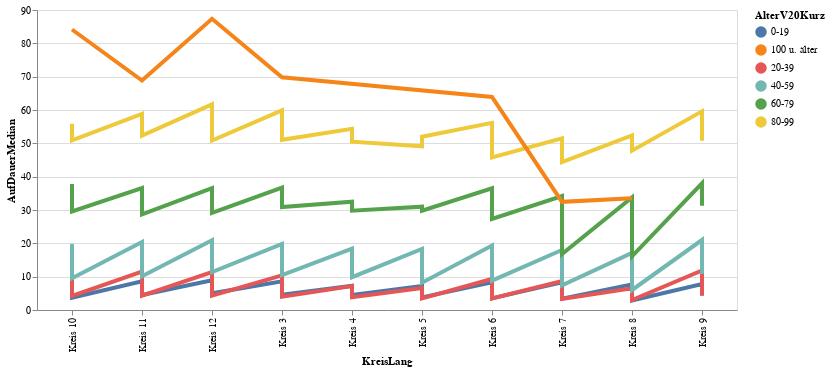

Notebook code for this chart:
### Code cell
# df_statzonen = df_statzonen[(df_statzonen.knr>0) & (df_statzonen.qname!="Hirslanden")]
#aktuellesJahr[[aktuellesJahr.KreisSort =7]])
highlight = alt.selection(type='single', on='mouseover',
                          fields=['AlterV20Kurz'], nearest=True)
#x='date:StichtagDatJahr',
base = alt.Chart(mySelection).encode(
    x='KreisLang',
    y='AufDauerMedian',
    color='AlterV20Kurz'
)

points = base.mark_circle().encode(
    opacity=alt.value(0)
).add_selection(
    highlight
).properties(
    width=700 , height=300
)
lines = base.mark_line().encode(
    size=alt.condition(~highlight, alt.value(1.5), alt.value(4))
).interactive()

points + lines

### Figure 1 — Vega-Lite specification as saved in the notebook (floating-point values rounded to 4 significant figures)
{"config": {"view": {"continuousWidth": 400, "continuousHeight": 300}}, "layer": [{"mark": "circle", "encoding": {"color": {"type": "nominal", "field": "AlterV20Kurz"}, "opacity": {"value": 0}, "x": {"type": "nominal", "field": "KreisLang"}, "y": {"type": "quantitative", "field": "AufDauerMedian"}}, "height": 300, "selection": {"selector003": {"type": "single", "on": "mouseover", "fields": ["AlterV20Kurz"], "nearest": true}}, "width": 700}, {"mark": "line", "encoding": {"color": {"type": "nominal", "field": "AlterV20Kurz"}, "size": {"condition": {"value": 1.5, "selection": {"not": "selector003"}}, "value": 4}, "x": {"type": "nominal", "field": "KreisLang"}, "y": {"type": "quantitative", "field": "AufDauerMedian"}}, "selection": {"selector004": {"type": "interval", "bind": "scales", "encodings": ["x", "y"]}}}], "data": {"name": "data-2287d66c585d6f3baedd4ded6826aab5"}, "$schema": "https://vega.github.io/schema/vega-lite/v4.8.1.json", "datasets": {"data-2287d66c585d6f3baedd4ded6826aab5": [{"StichtagDatJahr": "2020-01-01T00:00:00", "AlterV20Kurz": "0-19", "AlterV20Sort": 1, "SexCd": 1, "SexKurz": "M", "HerkunftCd": 1, "HerkunftLang": "Schweizer/in", "KreisCd": 3, "KreisLang": "Kreis 3", "AufDauerP25": 4.2, "AufDauerMedian": 8.6, "AufDauerP75": 13.2, "AufDauerMittel": 8.9}, {"StichtagDatJahr": "2020-01-01T00:00:00", "AlterV20Kurz": "0-19", "AlterV20Sort": 1, "SexCd": 1, "SexKurz": "M", "HerkunftCd": 1, "HerkunftLang": "Schweizer/in", "KreisCd": 4, "KreisLang": "Kreis 4", "AufDauerP25": 2.9, "AufDauerMedian": 7.3, "AufDauerP75": 12.6, "AufDauerMittel": 8.0}, {"StichtagDatJahr": "2020-01-01T00:00:00", "AlterV20Kurz": "0-19", "AlterV20Sort": 1, "SexCd": 1, "SexKurz": "M", "HerkunftCd": 1, "HerkunftLang": "Schweizer/in", "KreisCd": 5, "KreisLang": "Kreis 5", "AufDauerP25": 3.1, "AufDauerMedian": 7.2, "AufDauerP75": 13.0, "AufDauerMittel": 8.2}, {"StichtagDatJahr": "2020-01-01T00:00:00", "AlterV20Kurz": "0-19", "AlterV20Sort": 1, "SexCd": 1, "SexKurz": "M", "HerkunftCd": 1, "HerkunftLang": "Schweizer/in", "KreisCd": 6, "KreisLang": "Kreis 6", "AufDauerP25": 3.5, "AufDauerMedian": 8.3, "AufDauerP75": 13.1, "AufDauerMittel": 8.6}, {"StichtagDatJahr": "2020-01-01T00:00:00", "AlterV20Kurz": "0-19", "AlterV20Sort": 1, "SexCd": 1, "SexKurz": "M", "HerkunftCd": 1, "HerkunftLang": "Schweizer/in", "KreisCd": 7, "KreisLang": "Kreis 7", "AufDauerP25": 3.6, "AufDauerMedian": 8.3, "AufDauerP75": 13.3, "AufDauerMittel": 8.7}, {"StichtagDatJahr": "2020-01-01T00:00:00", "AlterV20Kurz": "0-19", "AlterV20Sort": 1, "SexCd": 1, "SexKurz": "M", "HerkunftCd": 1, "HerkunftLang": "Schweizer/in", "KreisCd": 8, "KreisLang": "Kreis 8", "AufDauerP25": 3.0, "AufDauerMedian": 7.7, "AufDauerP75": 13.2, "AufDauerMittel": 8.4}, {"StichtagDatJahr": "2020-01-01T00:00:00", "AlterV20Kurz": "0-19", "AlterV20Sort": 1, "SexCd": 1, "SexKurz": "M", "HerkunftCd": 1, "HerkunftLang": "Schweizer/in", "KreisCd": 9, "KreisLang": "Kreis 9", "AufDauerP25": 3.6, "AufDauerMedian": 7.8, "AufDauerP75": 13.2, "AufDauerMittel": 8.5}, {"StichtagDatJahr": "2020-01-01T00:00:00", "AlterV20Kurz": "0-19", "AlterV20Sort": 1, "SexCd": 1, "SexKurz": "M", "HerkunftCd": 1, "HerkunftLang": "Schweizer/in", "KreisCd": 10, "KreisLang": "Kreis 10", "AufDauerP25": 3.5, "AufDauerMedian": 7.7, "AufDauerP75": 13.0, "AufDauerMittel": 8.4}, {"StichtagDatJahr": "2020-01-01T00:00:00", "AlterV20Kurz": "0-19", "AlterV20Sort": 1, "SexCd": 1, "SexKurz": "M", "HerkunftCd": 1, "HerkunftLang": "Schweizer/in", "KreisCd": 11, "KreisLang": "Kreis 11", "AufDauerP25": 4.0, "AufDauerMedian": 8.6, "AufDauerP75": 13.4, "AufDauerMittel": 8.9}, {"StichtagDatJahr": "2020-01-01T00:00:00", "AlterV20Kurz": "0-19", "AlterV20Sort": 1, "SexCd": 1, "SexKurz": "M", "HerkunftCd": 1, "HerkunftLang": "Schweizer/in", "KreisCd": 12, "KreisLang": "Kreis 12", "AufDauerP25": 4.3, "AufDauerMedian": 8.9, "AufDauerP75": 14.3, "AufDauerMittel": 9.2}, {"StichtagDatJahr": "2020-01-01T00:00:00", "AlterV20Kurz": "0-19", "AlterV20Sort": 1, "SexCd": 1, "SexKurz": "M", "HerkunftCd": 2, "HerkunftLang": "Ausländer/in", "KreisCd": 3, "KreisLang": "Kreis 3", "AufDauerP25": 2.2, "AufDauerMedian": 4.6, "AufDauerP75": 8.6, "AufDauerMittel": 5.9}, {"StichtagDatJahr": "2020-01-01T00:00:00", "AlterV20Kurz": "0-19", "AlterV20Sort": 1, "SexCd": 1, "SexKurz": "M", "HerkunftCd": 2, "HerkunftLang": "Ausländer/in", "KreisCd": 4, "KreisLang": "Kreis 4", "AufDauerP25": 1.6, "AufDauerMedian": 4.5, "AufDauerP75": 9.0, "AufDauerMittel": 5.9}, {"StichtagDatJahr": "2020-01-01T00:00:00", "AlterV20Kurz": "0-19", "AlterV20Sort": 1, "SexCd": 1, "SexKurz": "M", "HerkunftCd": 2, "HerkunftLang": "Ausländer/in", "KreisCd": 5, "KreisLang": "Kreis 5", "AufDauerP25": 1.6, "AufDauerMedian": 3.8, "AufDauerP75": 7.4, "AufDauerMittel": 5.1}, {"StichtagDatJahr": "2020-01-01T00:00:00", "AlterV20Kurz": "0-19", "AlterV20Sort": 1, "SexCd": 1, "SexKurz": "M", "HerkunftCd": 2, "HerkunftLang": "Ausländer/in", "KreisCd": 6, "KreisLang": "Kreis 6", "AufDauerP25": 1.3, "AufDauerMedian": 3.5, "AufDauerP75": 7.0, "AufDauerMittel": 4.7}, {"StichtagDatJahr": "2020-01-01T00:00:00", "AlterV20Kurz": "0-19", "AlterV20Sort": 1, "SexCd": 1, "SexKurz": "M", "HerkunftCd": 2, "HerkunftLang": "Ausländer/in", "KreisCd": 7, "KreisLang": "Kreis 7", "AufDauerP25": 1.5, "AufDauerMedian": 3.4, "AufDauerP75": 6.7, "AufDauerMittel": 4.6}, {"StichtagDatJahr": "2020-01-01T00:00:00", "AlterV20Kurz": "0-19", "AlterV20Sort": 1, "SexCd": 1, "SexKurz": "M", "HerkunftCd": 2, "HerkunftLang": "Ausländer/in", "KreisCd": 8, "KreisLang": "Kreis 8", "AufDauerP25": 1.3, "AufDauerMedian": 2.85, "AufDauerP75": 6.1, "AufDauerMittel": 4.3}, {"StichtagDatJahr": "2020-01-01T00:00:00", "AlterV20Kurz": "0-19", "AlterV20Sort": 1, "SexCd": 1, "SexKurz": "M", "HerkunftCd": 2, "HerkunftLang": "Ausländer/in", "KreisCd": 9, "KreisLang": "Kreis 9", "AufDauerP25": 1.8, "AufDauerMedian": 4.4, "AufDauerP75": 8.8, "AufDauerMittel": 5.8}, {"StichtagDatJahr": "2020-01-01T00:00:00", "AlterV20Kurz": "0-19", "AlterV20Sort": 1, "SexCd": 1, "SexKurz": "M", "HerkunftCd": 2, "HerkunftLang": "Ausländer/in", "KreisCd": 10, "KreisLang": "Kreis 10", "AufDauerP25": 1.5, "AufDauerMedian": 3.7, "AufDauerP75": 7.4, "AufDauerMittel": 5.0}, {"StichtagDatJahr": "2020-01-01T00:00:00", "AlterV20Kurz": "0-19", "AlterV20Sort": 1, "SexCd": 1, "SexKurz": "M", "HerkunftCd": 2, "HerkunftLang": "Ausländer/in", "KreisCd": 11, "KreisLang": "Kreis 11", "AufDauerP25": 2.0, "AufDauerMedian": 4.5, "AufDauerP75": 8.4, "AufDauerMittel": 5.7}, {"StichtagDatJahr": "2020-01-01T00:00:00", "AlterV20Kurz": "0-19", "AlterV20Sort": 1, "SexCd": 1, "SexKurz": "M", "HerkunftCd": 2, "HerkunftLang": "Ausländer/in", "KreisCd": 12, "KreisLang": "Kreis 12", "AufDauerP25": 2.2, "AufDauerMedian": 5.0, "AufDauerP75": 8.8, "AufDauerMittel": 6.1}, {"StichtagDatJahr": "2020-01-01T00:00:00", "AlterV20Kurz": "20-39", "AlterV20Sort": 2, "SexCd": 1, "SexKurz": "M", "HerkunftCd": 1, "HerkunftLang": "Schweizer/in", "KreisCd": 3, "KreisLang": "Kreis 3", "AufDauerP25": 3.5, "AufDauerMedian": 10.4, "AufDauerP75": 23.05, "AufDauerMittel": 13.7}, {"StichtagDatJahr": "2020-01-01T00:00:00", "AlterV20Kurz": "20-39", "AlterV20Sort": 2, "SexCd": 1, "SexKurz": "M", "HerkunftCd": 1, "HerkunftLang": "Schweizer/in", "KreisCd": 4, "KreisLang": "Kreis 4", "AufDauerP25": 2.8, "AufDauerMedian": 7.2, "AufDauerP75": 20.4, "AufDauerMittel": 11.5}, {"StichtagDatJahr": "2020-01-01T00:00:00", "AlterV20Kurz": "20-39", "AlterV20Sort": 2, "SexCd": 1, "SexKurz": "M", "HerkunftCd": 1, "HerkunftLang": "Schweizer/in", "KreisCd": 5, "KreisLang": "Kreis 5", "AufDauerP25": 2.4, "AufDauerMedian": 6.6, "AufDauerP75": 16.2, "AufDauerMittel": 10.6}, {"StichtagDatJahr": "2020-01-01T00:00:00", "AlterV20Kurz": "20-39", "AlterV20Sort": 2, "SexCd": 1, "SexKurz": "M", "HerkunftCd": 1, "HerkunftLang": "Schweizer/in", "KreisCd": 6, "KreisLang": "Kreis 6", "AufDauerP25": 3.0, "AufDauerMedian": 9.3, "AufDauerP75": 22.8, "AufDauerMittel": 13.0}, {"StichtagDatJahr": "2020-01-01T00:00:00", "AlterV20Kurz": "20-39", "AlterV20Sort": 2, "SexCd": 1, "SexKurz": "M", "HerkunftCd": 1, "HerkunftLang": "Schweizer/in", "KreisCd": 7, "KreisLang": "Kreis 7", "AufDauerP25": 2.9, "AufDauerMedian": 8.7, "AufDauerP75": 22.4, "AufDauerMittel": 12.8}, {"StichtagDatJahr": "2020-01-01T00:00:00", "AlterV20Kurz": "20-39", "AlterV20Sort": 2, "SexCd": 1, "SexKurz": "M", "HerkunftCd": 1, "HerkunftLang": "Schweizer/in", "KreisCd": 8, "KreisLang": "Kreis 8", "AufDauerP25": 2.3, "AufDauerMedian": 6.5, "AufDauerP75": 19.05, "AufDauerMittel": 10.8}, {"StichtagDatJahr": "2020-01-01T00:00:00", "AlterV20Kurz": "20-39", "AlterV20Sort": 2, "SexCd": 1, "SexKurz": "M", "HerkunftCd": 1, "HerkunftLang": "Schweizer/in", "KreisCd": 9, "KreisLang": "Kreis 9", "AufDauerP25": 3.9, "AufDauerMedian": 11.85, "AufDauerP75": 25.1, "AufDauerMittel": 14.9}, {"StichtagDatJahr": "2020-01-01T00:00:00", "AlterV20Kurz": "20-39", "AlterV20Sort": 2, "SexCd": 1, "SexKurz": "M", "HerkunftCd": 1, "HerkunftLang": "Schweizer/in", "KreisCd": 10, "KreisLang": "Kreis 10", "AufDauerP25": 3.6, "AufDauerMedian": 9.8, "AufDauerP75": 23.4, "AufDauerMittel": 13.7}, {"StichtagDatJahr": "2020-01-01T00:00:00", "AlterV20Kurz": "20-39", "AlterV20Sort": 2, "SexCd": 1, "SexKurz": "M", "HerkunftCd": 1, "HerkunftLang": "Schweizer/in", "KreisCd": 11, "KreisLang": "Kreis 11", "AufDauerP25": 3.5, "AufDauerMedian": 11.5, "AufDauerP75": 24.0, "AufDauerMittel": 14.3}, {"StichtagDatJahr": "2020-01-01T00:00:00", "AlterV20Kurz": "20-39", "AlterV20Sort": 2, "SexCd": 1, "SexKurz": "M", "HerkunftCd": 1, "HerkunftLang": "Schweizer/in", "KreisCd": 12, "KreisLang": "Kreis 12", "AufDauerP25": 3.4, "AufDauerMedian": 11.4, "AufDauerP75": 23.6, "AufDauerMittel": 14.2}, {"StichtagDatJahr": "2020-01-01T00:00:00", "AlterV20Kurz": "20-39", "AlterV20Sort": 2, "SexCd": 1, "SexKurz": "M", "HerkunftCd": 2, "HerkunftLang": "Ausländer/in", "KreisCd": 3, "KreisLang": "Kreis 3", "AufDauerP25": 1.8, "AufDauerMedian": 4.0, "AufDauerP75": 7.55, "AufDauerMittel": 5.8}, {"StichtagDatJahr": "2020-01-01T00:00:00", "AlterV20Kurz": "20-39", "AlterV20Sort": 2, "SexCd": 1, "SexKurz": "M", "HerkunftCd": 2, "HerkunftLang": "Ausländer/in", "KreisCd": 4, "KreisLang": "Kreis 4", "AufDauerP25": 1.5, "AufDauerMedian": 3.8, "AufDauerP75": 7.3, "AufDauerMittel": 5.6}, {"StichtagDatJahr": "2020-01-01T00:00:00", "AlterV20Kurz": "20-39", "AlterV20Sort": 2, "SexCd": 1, "SexKurz": "M", "HerkunftCd": 2, "HerkunftLang": "Ausländer/in", "KreisCd": 5, "KreisLang": "Kreis 5", "AufDauerP25": 1.5, "AufDauerMedian": 3.5, "AufDauerP75": 6.4, "AufDauerMittel": 5.0}, {"StichtagDatJahr": "2020-01-01T00:00:00", "AlterV20Kurz": "20-39", "AlterV20Sort": 2, "SexCd": 1, "SexKurz": "M", "HerkunftCd": 2, "HerkunftLang": "Ausländer/in", "KreisCd": 6, "KreisLang": "Kreis 6", "AufDauerP25": 1.5, "AufDauerMedian": 3.5, "AufDauerP75": 7.0, "AufDauerMittel": 5.0}, {"StichtagDatJahr": "2020-01-01T00:00:00", "AlterV20Kurz": "20-39", "AlterV20Sort": 2, "SexCd": 1, "SexKurz": "M", "HerkunftCd": 2, "HerkunftLang": "Ausländer/in", "KreisCd": 7, "KreisLang": "Kreis 7", "AufDauerP25": 1.4, "AufDauerMedian": 3.3, "AufDauerP75": 6.3, "AufDauerMittel": 4.4}, {"StichtagDatJahr": "2020-01-01T00:00:00", "AlterV20Kurz": "20-39", "AlterV20Sort": 2, "SexCd": 1, "SexKurz": "M", "HerkunftCd": 2, "HerkunftLang": "Ausländer/in", "KreisCd": 8, "KreisLang": "Kreis 8", "AufDauerP25": 1.3, "AufDauerMedian": 3.0, "AufDauerP75": 5.6, "AufDauerMittel": 4.1}, {"StichtagDatJahr": "2020-01-01T00:00:00", "AlterV20Kurz": "20-39", "AlterV20Sort": 2, "SexCd": 1, "SexKurz": "M", "HerkunftCd": 2, "HerkunftLang": "Ausländer/in", "KreisCd": 9, "KreisLang": "Kreis 9", "AufDauerP25": 2.0, "AufDauerMedian": 4.3, "AufDauerP75": 8.2, "AufDauerMittel": 6.3}, {"StichtagDatJahr": "2020-01-01T00:00:00", "AlterV20Kurz": "20-39", "AlterV20Sort": 2, "SexCd": 1, "SexKurz": "M", "HerkunftCd": 2, "HerkunftLang": "Ausländer/in", "KreisCd": 10, "KreisLang": "Kreis 10", "AufDauerP25": 1.9, "AufDauerMedian": 4.2, "AufDauerP75": 7.5, "AufDauerMittel": 5.6}, {"StichtagDatJahr": "2020-01-01T00:00:00", "AlterV20Kurz": "20-39", "AlterV20Sort": 2, "SexCd": 1, "SexKurz": "M", "HerkunftCd": 2, "HerkunftLang": "Ausländer/in", "KreisCd": 11, "KreisLang": "Kreis 11", "AufDauerP25": 1.8, "AufDauerMedian": 4.3, "AufDauerP75": 8.2, "AufDauerMittel": 6.3}, {"StichtagDatJahr": "2020-01-01T00:00:00", "AlterV20Kurz": "20-39", "AlterV20Sort": 2, "SexCd": 1, "SexKurz": "M", "HerkunftCd": 2, "HerkunftLang": "Ausländer/in", "KreisCd": 12, "KreisLang": "Kreis 12", "AufDauerP25": 1.8, "AufDauerMedian": 4.3, "AufDauerP75": 8.5, "AufDauerMittel": 6.5}, {"StichtagDatJahr": "2020-01-01T00:00:00", "AlterV20Kurz": "40-59", "AlterV20Sort": 3, "SexCd": 1, "SexKurz": "M", "HerkunftCd": 1, "HerkunftLang": "Schweizer/in", "KreisCd": 3, "KreisLang": "Kreis 3", "AufDauerP25": 12.3, "AufDauerMedian": 19.8, "AufDauerP75": 28.4, "AufDauerMittel": 21.6}, {"StichtagDatJahr": "2020-01-01T00:00:00", "AlterV20Kurz": "40-59", "AlterV20Sort": 3, "SexCd": 1, "SexKurz": "M", "HerkunftCd": 1, "HerkunftLang": "Schweizer/in", "KreisCd": 4, "KreisLang": "Kreis 4", "AufDauerP25": 10.8, "AufDauerMedian": 18.4, "AufDauerP75": 27.0, "AufDauerMittel": 20.0}, {"StichtagDatJahr": "2020-01-01T00:00:00", "AlterV20Kurz": "40-59", "AlterV20Sort": 3, "SexCd": 1, "SexKurz": "M", "HerkunftCd": 1, "HerkunftLang": "Schweizer/in", "KreisCd": 5, "KreisLang": "Kreis 5", "AufDauerP25": 10.7, "AufDauerMedian": 18.3, "AufDauerP75": 26.9, "AufDauerMittel": 19.9}, {"StichtagDatJahr": "2020-01-01T00:00:00", "AlterV20Kurz": "40-59", "AlterV20Sort": 3, "SexCd": 1, "SexKurz": "M", "HerkunftCd": 1, "HerkunftLang": "Schweizer/in", "KreisCd": 6, "KreisLang": "Kreis 6", "AufDauerP25": 11.4, "AufDauerMedian": 19.35, "AufDauerP75": 29.1, "AufDauerMittel": 21.7}, {"StichtagDatJahr": "2020-01-01T00:00:00", "AlterV20Kurz": "40-59", "AlterV20Sort": 3, "SexCd": 1, "SexKurz": "M", "HerkunftCd": 1, "HerkunftLang": "Schweizer/in", "KreisCd": 7, "KreisLang": "Kreis 7", "AufDauerP25": 10.3, "AufDauerMedian": 18.0, "AufDauerP75": 27.2, "AufDauerMittel": 20.3}, {"StichtagDatJahr": "2020-01-01T00:00:00", "AlterV20Kurz": "40-59", "AlterV20Sort": 3, "SexCd": 1, "SexKurz": "M", "HerkunftCd": 1, "HerkunftLang": "Schweizer/in", "KreisCd": 8, "KreisLang": "Kreis 8", "AufDauerP25": 9.5, "AufDauerMedian": 17.1, "AufDauerP75": 25.5, "AufDauerMittel": 19.0}, {"StichtagDatJahr": "2020-01-01T00:00:00", "AlterV20Kurz": "40-59", "AlterV20Sort": 3, "SexCd": 1, "SexKurz": "M", "HerkunftCd": 1, "HerkunftLang": "Schweizer/in", "KreisCd": 9, "KreisLang": "Kreis 9", "AufDauerP25": 12.1, "AufDauerMedian": 21.0, "AufDauerP75": 31.2, "AufDauerMittel": 23.2}, {"StichtagDatJahr": "2020-01-01T00:00:00", "AlterV20Kurz": "40-59", "AlterV20Sort": 3, "SexCd": 1, "SexKurz": "M", "HerkunftCd": 1, "HerkunftLang": "Schweizer/in", "KreisCd": 10, "KreisLang": "Kreis 10", "AufDauerP25": 12.1, "AufDauerMedian": 19.8, "AufDauerP75": 29.2, "AufDauerMittel": 22.0}, {"StichtagDatJahr": "2020-01-01T00:00:00", "AlterV20Kurz": "40-59", "AlterV20Sort": 3, "SexCd": 1, "SexKurz": "M", "HerkunftCd": 1, "HerkunftLang": "Schweizer/in", "KreisCd": 11, "KreisLang": "Kreis 11", "AufDauerP25": 12.1, "AufDauerMedian": 20.4, "AufDauerP75": 29.8, "AufDauerMittel": 22.4}, {"StichtagDatJahr": "2020-01-01T00:00:00", "AlterV20Kurz": "40-59", "AlterV20Sort": 3, "SexCd": 1, "SexKurz": "M", "HerkunftCd": 1, "HerkunftLang": "Schweizer/in", "KreisCd": 12, "KreisLang": "Kreis 12", "AufDauerP25": 13.0, "AufDauerMedian": 20.9, "AufDauerP75": 29.5, "AufDauerMittel": 22.5}, {"StichtagDatJahr": "2020-01-01T00:00:00", "AlterV20Kurz": "40-59", "AlterV20Sort": 3, "SexCd": 1, "SexKurz": "M", "HerkunftCd": 2, "HerkunftLang": "Ausländer/in", "KreisCd": 3, "KreisLang": "Kreis 3", "AufDauerP25": 5.0, "AufDauerMedian": 10.5, "AufDauerP75": 17.8, "AufDauerMittel": 12.6}, {"StichtagDatJahr": "2020-01-01T00:00:00", "AlterV20Kurz": "40-59", "AlterV20Sort": 3, "SexCd": 1, "SexKurz": "M", "HerkunftCd": 2, "HerkunftLang": "Ausländer/in", "KreisCd": 4, "KreisLang": "Kreis 4", "AufDauerP25": 4.2, "AufDauerMedian": 9.85, "AufDauerP75": 17.45, "AufDauerMittel": 12.4}, {"StichtagDatJahr": "2020-01-01T00:00:00", "AlterV20Kurz": "40-59", "AlterV20Sort": 3, "SexCd": 1, "SexKurz": "M", "HerkunftCd": 2, "HerkunftLang": "Ausländer/in", "KreisCd": 5, "KreisLang": "Kreis 5", "AufDauerP25": 3.6, "AufDauerMedian": 8.2, "AufDauerP75": 14.3, "AufDauerMittel": 10.5}, {"StichtagDatJahr": "2020-01-01T00:00:00", "AlterV20Kurz": "40-59", "AlterV20Sort": 3, "SexCd": 1, "SexKurz": "M", "HerkunftCd": 2, "HerkunftLang": "Ausländer/in", "KreisCd": 6, "KreisLang": "Kreis 6", "AufDauerP25": 3.8, "AufDauerMedian": 8.8, "AufDauerP75": 14.25, "AufDauerMittel": 10.3}, {"StichtagDatJahr": "2020-01-01T00:00:00", "AlterV20Kurz": "40-59", "AlterV20Sort": 3, "SexCd": 1, "SexKurz": "M", "HerkunftCd": 2, "HerkunftLang": "Ausländer/in", "KreisCd": 7, "KreisLang": "Kreis 7", "AufDauerP25": 3.1, "AufDauerMedian": 7.4, "AufDauerP75": 12.6, "AufDauerMittel": 9.0}, {"StichtagDatJahr": "2020-01-01T00:00:00", "AlterV20Kurz": "40-59", "AlterV20Sort": 3, "SexCd": 1, "SexKurz": "M", "HerkunftCd": 2, "HerkunftLang": "Ausländer/in", "KreisCd": 8, "KreisLang": "Kreis 8", "AufDauerP25": 2.6, "AufDauerMedian": 6.0, "AufDauerP75": 11.2, "AufDauerMittel": 8.0}, {"StichtagDatJahr": "2020-01-01T00:00:00", "AlterV20Kurz": "40-59", "AlterV20Sort": 3, "SexCd": 1, "SexKurz": "M", "HerkunftCd": 2, "HerkunftLang": "Ausländer/in", "KreisCd": 9, "KreisLang": "Kreis 9", "AufDauerP25": 5.2, "AufDauerMedian": 10.8, "AufDauerP75": 18.9, "AufDauerMittel": 13.5}, {"StichtagDatJahr": "2020-01-01T00:00:00", "AlterV20Kurz": "40-59", "AlterV20Sort": 3, "SexCd": 1, "SexKurz": "M", "HerkunftCd": 2, "HerkunftLang": "Ausländer/in", "KreisCd": 10, "KreisLang": "Kreis 10", "AufDauerP25": 4.85, "AufDauerMedian": 9.5, "AufDauerP75": 15.2, "AufDauerMittel": 11.5}, {"StichtagDatJahr": "2020-01-01T00:00:00", "AlterV20Kurz": "40-59", "AlterV20Sort": 3, "SexCd": 1, "SexKurz": "M", "HerkunftCd": 2, "HerkunftLang": "Ausländer/in", "KreisCd": 11, "KreisLang": "Kreis 11", "AufDauerP25": 4.8, "AufDauerMedian": 10.1, "AufDauerP75": 17.7, "AufDauerMittel": 12.4}, {"StichtagDatJahr": "2020-01-01T00:00:00", "AlterV20Kurz": "40-59", "AlterV20Sort": 3, "SexCd": 1, "SexKurz": "M", "HerkunftCd": 2, "HerkunftLang": "Ausländer/in", "KreisCd": 12, "KreisLang": "Kreis 12", "AufDauerP25": 5.6, "AufDauerMedian": 11.4, "AufDauerP75": 20.0, "AufDauerMittel": 13.7}, {"StichtagDatJahr": "2020-01-01T00:00:00", "AlterV20Kurz": "60-79", "AlterV20Sort": 4, "SexCd": 1, "SexKurz": "M", "HerkunftCd": 1, "HerkunftLang": "Schweizer/in", "KreisCd": 3, "KreisLang": "Kreis 3", "AufDauerP25": 24.3, "AufDauerMedian": 36.7, "AufDauerP75": 46.7, "AufDauerMittel": 36.5}, {"StichtagDatJahr": "2020-01-01T00:00:00", "AlterV20Kurz": "60-79", "AlterV20Sort": 4, "SexCd": 1, "SexKurz": "M", "HerkunftCd": 1, "HerkunftLang": "Schweizer/in", "KreisCd": 4, "KreisLang": "Kreis 4", "AufDauerP25": 19.4, "AufDauerMedian": 32.5, "AufDauerP75": 42.2, "AufDauerMittel": 31.9}, {"StichtagDatJahr": "2020-01-01T00:00:00", "AlterV20Kurz": "60-79", "AlterV20Sort": 4, "SexCd": 1, "SexKurz": "M", "HerkunftCd": 1, "HerkunftLang": "Schweizer/in", "KreisCd": 5, "KreisLang": "Kreis 5", "AufDauerP25": 18.2, "AufDauerMedian": 31.0, "AufDauerP75": 42.2, "AufDauerMittel": 31.0}, {"StichtagDatJahr": "2020-01-01T00:00:00", "AlterV20Kurz": "60-79", "AlterV20Sort": 4, "SexCd": 1, "SexKurz": "M", "HerkunftCd": 1, "HerkunftLang": "Schweizer/in", "KreisCd": 6, "KreisLang": "Kreis 6", "AufDauerP25": 24.7, "AufDauerMedian": 36.5, "AufDauerP75": 47.6, "AufDauerMittel": 36.8}, {"StichtagDatJahr": "2020-01-01T00:00:00", "AlterV20Kurz": "60-79", "AlterV20Sort": 4, "SexCd": 1, "SexKurz": "M", "HerkunftCd": 1, "HerkunftLang": "Schweizer/in", "KreisCd": 7, "KreisLang": "Kreis 7", "AufDauerP25": 19.9, "AufDauerMedian": 34.2, "AufDauerP75": 44.8, "AufDauerMittel": 33.9}, {"StichtagDatJahr": "2020-01-01T00:00:00", "AlterV20Kurz": "60-79", "AlterV20Sort": 4, "SexCd": 1, "SexKurz": "M", "HerkunftCd": 1, "HerkunftLang": "Schweizer/in", "KreisCd": 8, "KreisLang": "Kreis 8", "AufDauerP25": 18.7, "AufDauerMedian": 33.8, "AufDauerP75": 43.2, "AufDauerMittel": 32.4}, {"StichtagDatJahr": "2020-01-01T00:00:00", "AlterV20Kurz": "60-79", "AlterV20Sort": 4, "SexCd": 1, "SexKurz": "M", "HerkunftCd": 1, "HerkunftLang": "Schweizer/in", "KreisCd": 9, "KreisLang": "Kreis 9", "AufDauerP25": 25.1, "AufDauerMedian": 38.0, "AufDauerP75": 51.4, "AufDauerMittel": 38.5}, {"StichtagDatJahr": "2020-01-01T00:00:00", "AlterV20Kurz": "60-79", "AlterV20Sort": 4, "SexCd": 1, "SexKurz": "M", "HerkunftCd": 1, "HerkunftLang": "Schweizer/in", "KreisCd": 10, "KreisLang": "Kreis 10", "AufDauerP25": 24.8, "AufDauerMedian": 37.8, "AufDauerP75": 49.4, "AufDauerMittel": 38.0}, {"StichtagDatJahr": "2020-01-01T00:00:00", "AlterV20Kurz": "60-79", "AlterV20Sort": 4, "SexCd": 1, "SexKurz": "M", "HerkunftCd": 1, "HerkunftLang": "Schweizer/in", "KreisCd": 11, "KreisLang": "Kreis 11", "AufDauerP25": 22.8, "AufDauerMedian": 36.6, "AufDauerP75": 48.5, "AufDauerMittel": 36.6}, {"StichtagDatJahr": "2020-01-01T00:00:00", "AlterV20Kurz": "60-79", "AlterV20Sort": 4, "SexCd": 1, "SexKurz": "M", "HerkunftCd": 1, "HerkunftLang": "Schweizer/in", "KreisCd": 12, "KreisLang": "Kreis 12", "AufDauerP25": 22.45, "AufDauerMedian": 36.55, "AufDauerP75": 49.25, "AufDauerMittel": 37.1}, {"StichtagDatJahr": "2020-01-01T00:00:00", "AlterV20Kurz": "60-79", "AlterV20Sort": 4, "SexCd": 1, "SexKurz": "M", "HerkunftCd": 2, "HerkunftLang": "Ausländer/in", "KreisCd": 3, "KreisLang": "Kreis 3", "AufDauerP25": 15.6, "AufDauerMedian": 30.9, "AufDauerP75": 40.8, "AufDauerMittel": 29.0}, {"StichtagDatJahr": "2020-01-01T00:00:00", "AlterV20Kurz": "60-79", "AlterV20Sort": 4, "SexCd": 1, "SexKurz": "M", "HerkunftCd": 2, "HerkunftLang": "Ausländer/in", "KreisCd": 4, "KreisLang": "Kreis 4", "AufDauerP25": 17.15, "AufDauerMedian": 29.8, "AufDauerP75": 39.85, "AufDauerMittel": 28.7}, {"StichtagDatJahr": "2020-01-01T00:00:00", "AlterV20Kurz": "60-79", "AlterV20Sort": 4, "SexCd": 1, "SexKurz": "M", "HerkunftCd": 2, "HerkunftLang": "Ausländer/in", "KreisCd": 5, "KreisLang": "Kreis 5", "AufDauerP25": 12.2, "AufDauerMedian": 29.8, "AufDauerP75": 39.8, "AufDauerMittel": 27.7}, {"StichtagDatJahr": "2020-01-01T00:00:00", "AlterV20Kurz": "60-79", "AlterV20Sort": 4, "SexCd": 1, "SexKurz": "M", "HerkunftCd": 2, "HerkunftLang": "Ausländer/in", "KreisCd": 6, "KreisLang": "Kreis 6", "AufDauerP25": 11.0, "AufDauerMedian": 27.3, "AufDauerP75": 40.6, "AufDauerMittel": 26.5}, {"StichtagDatJahr": "2020-01-01T00:00:00", "AlterV20Kurz": "60-79", "AlterV20Sort": 4, "SexCd": 1, "SexKurz": "M", "HerkunftCd": 2, "HerkunftLang": "Ausländer/in", "KreisCd": 7, "KreisLang": "Kreis 7", "AufDauerP25": 7.0, "AufDauerMedian": 16.75, "AufDauerP75": 33.9, "AufDauerMittel": 21.0}, {"StichtagDatJahr": "2020-01-01T00:00:00", "AlterV20Kurz": "60-79", "AlterV20Sort": 4, "SexCd": 1, "SexKurz": "M", "HerkunftCd": 2, "HerkunftLang": "Ausländer/in", "KreisCd": 8, "KreisLang": "Kreis 8", "AufDauerP25": 7.0, "AufDauerMedian": 16.1, "AufDauerP75": 36.8, "AufDauerMittel": 22.0}, {"StichtagDatJahr": "2020-01-01T00:00:00", "AlterV20Kurz": "60-79", "AlterV20Sort": 4, "SexCd": 1, "SexKurz": "M", "HerkunftCd": 2, "HerkunftLang": "Ausländer/in", "KreisCd": 9, "KreisLang": "Kreis 9", "AufDauerP25": 16.1, "AufDauerMedian": 31.25, "AufDauerP75": 43.05, "AufDauerMittel": 30.1}, {"StichtagDatJahr": "2020-01-01T00:00:00", "AlterV20Kurz": "60-79", "AlterV20Sort": 4, "SexCd": 1, "SexKurz": "M", "HerkunftCd": 2, "HerkunftLang": "Ausländer/in", "KreisCd": 10, "KreisLang": "Kreis 10", "AufDauerP25": 14.55, "AufDauerMedian": 29.55, "AufDauerP75": 42.6, "AufDauerMittel": 28.9}, {"StichtagDatJahr": "2020-01-01T00:00:00", "AlterV20Kurz": "60-79", "AlterV20Sort": 4, "SexCd": 1, "SexKurz": "M", "HerkunftCd": 2, "HerkunftLang": "Ausländer/in", "KreisCd": 11, "KreisLang": "Kreis 11", "AufDauerP25": 13.0, "AufDauerMedian": 28.7, "AufDauerP75": 39.8, "AufDauerMittel": 27.3}, {"StichtagDatJahr": "2020-01-01T00:00:00", "AlterV20Kurz": "60-79", "AlterV20Sort": 4, "SexCd": 1, "SexKurz": "M", "HerkunftCd": 2, "HerkunftLang": "Ausländer/in", "KreisCd": 12, "KreisLang": "Kreis 12", "AufDauerP25": 13.9, "AufDauerMedian": 29.1, "AufDauerP75": 40.8, "AufDauerMittel": 28.1}, {"StichtagDatJahr": "2020-01-01T00:00:00", "AlterV20Kurz": "80-99", "AlterV20Sort": 5, "SexCd": 1, "SexKurz": "M", "HerkunftCd": 1, "HerkunftLang": "Schweizer/in", "KreisCd": 3, "KreisLang": "Kreis 3", "AufDauerP25": 46.8, "AufDauerMedian": 59.9, "AufDauerP75": 68.5, "AufDauerMittel": 56.4}, {"StichtagDatJahr": "2020-01-01T00:00:00", "AlterV20Kurz": "80-99", "AlterV20Sort": 5, "SexCd": 1, "SexKurz": "M", "HerkunftCd": 1, "HerkunftLang": "Schweizer/in", "KreisCd": 4, "KreisLang": "Kreis 4", "AufDauerP25": 34.2, "AufDauerMedian": 54.35, "AufDauerP75": 65.0, "AufDauerMittel": 49.9}, {"StichtagDatJahr": "2020-01-01T00:00:00", "AlterV20Kurz": "80-99", "AlterV20Sort": 5, "SexCd": 1, "SexKurz": "M", "HerkunftCd": 1, "HerkunftLang": "Schweizer/in", "KreisCd": 5, "KreisLang": "Kreis 5", "AufDauerP25": 29.6, "AufDauerMedian": 49.1, "AufDauerP75": 62.4, "AufDauerMittel": 46.6}, {"StichtagDatJahr": "2020-01-01T00:00:00", "AlterV20Kurz": "80-99", "AlterV20Sort": 5, "SexCd": 1, "SexKurz": "M", "HerkunftCd": 1, "HerkunftLang": "Schweizer/in", "KreisCd": 6, "KreisLang": "Kreis 6", "AufDauerP25": 38.2, "AufDauerMedian": 56.15, "AufDauerP75": 64.55, "AufDauerMittel": 52.3}, {"StichtagDatJahr": "2020-01-01T00:00:00", "AlterV20Kurz": "80-99", "AlterV20Sort": 5, "SexCd": 1, "SexKurz": "M", "HerkunftCd": 1, "HerkunftLang": "Schweizer/in", "KreisCd": 7, "KreisLang": "Kreis 7", "AufDauerP25": 34.7, "AufDauerMedian": 51.5, "AufDauerP75": 61.1, "AufDauerMittel": 47.5}, {"StichtagDatJahr": "2020-01-01T00:00:00", "AlterV20Kurz": "80-99", "AlterV20Sort": 5, "SexCd": 1, "SexKurz": "M", "HerkunftCd": 1, "HerkunftLang": "Schweizer/in", "KreisCd": 8, "KreisLang": "Kreis 8", "AufDauerP25": 26.55, "AufDauerMedian": 52.4, "AufDauerP75": 63.1, "AufDauerMittel": 47.0}, {"StichtagDatJahr": "2020-01-01T00:00:00", "AlterV20Kurz": "80-99", "AlterV20Sort": 5, "SexCd": 1, "SexKurz": "M", "HerkunftCd": 1, "HerkunftLang": "Schweizer/in", "KreisCd": 9, "KreisLang": "Kreis 9", "AufDauerP25": 46.8, "AufDauerMedian": 59.6, "AufDauerP75": 68.8, "AufDauerMittel": 56.7}, {"StichtagDatJahr": "2020-01-01T00:00:00", "AlterV20Kurz": "80-99", "AlterV20Sort": 5, "SexCd": 1, "SexKurz": "M", "HerkunftCd": 1, "HerkunftLang": "Schweizer/in", "KreisCd": 10, "KreisLang": "Kreis 10", "AufDauerP25": 36.2, "AufDauerMedian": 55.9, "AufDauerP75": 64.9, "AufDauerMittel": 51.6}, {"StichtagDatJahr": "2020-01-01T00:00:00", "AlterV20Kurz": "80-99", "AlterV20Sort": 5, "SexCd": 1, "SexKurz": "M", "HerkunftCd": 1, "HerkunftLang": "Schweizer/in", "KreisCd": 11, "KreisLang": "Kreis 11", "AufDauerP25": 44.7, "AufDauerMedian": 58.8, "AufDauerP75": 67.1, "AufDauerMittel": 55.2}, {"StichtagDatJahr": "2020-01-01T00:00:00", "AlterV20Kurz": "80-99", "AlterV20Sort": 5, "SexCd": 1, "SexKurz": "M", "HerkunftCd": 1, "HerkunftLang": "Schweizer/in", "KreisCd": 12, "KreisLang": "Kreis 12", "AufDauerP25": 49.5, "AufDauerMedian": 61.7, "AufDauerP75": 69.5, "AufDauerMittel": 58.1}, {"StichtagDatJahr": "2020-01-01T00:00:00", "AlterV20Kurz": "80-99", "AlterV20Sort": 5, "SexCd": 1, "SexKurz": "M", "HerkunftCd": 2, "HerkunftLang": "Ausländer/in", "KreisCd": 3, "KreisLang": "Kreis 3", "AufDauerP25": 38.65, "AufDauerMedian": 51.05, "AufDauerP75": 56.7, "AufDauerMittel": 45.1}, {"StichtagDatJahr": "2020-01-01T00:00:00", "AlterV20Kurz": "80-99", "AlterV20Sort": 5, "SexCd": 1, "SexKurz": "M", "HerkunftCd": 2, "HerkunftLang": "Ausländer/in", "KreisCd": 4, "KreisLang": "Kreis 4", "AufDauerP25": 40.2, "AufDauerMedian": 50.5, "AufDauerP75": 55.8, "AufDauerMittel": 46.8}, {"StichtagDatJahr": "2020-01-01T00:00:00", "AlterV20Kurz": "80-99", "AlterV20Sort": 5, "SexCd": 1, "SexKurz": "M", "HerkunftCd": 2, "HerkunftLang": "Ausländer/in", "KreisCd": 5, "KreisLang": "Kreis 5", "AufDauerP25": 48.3, "AufDauerMedian": 52.0, "AufDauerP75": 55.6, "AufDauerMittel": 47.9}, {"StichtagDatJahr": "2020-01-01T00:00:00", "AlterV20Kurz": "80-99", "AlterV20Sort": 5, "SexCd": 1, "SexKurz": "M", "HerkunftCd": 2, "HerkunftLang": "Ausländer/in", "KreisCd": 6, "KreisLang": "Kreis 6", "AufDauerP25": 35.1, "AufDauerMedian": 45.75, "AufDauerP75": 56.0, "AufDauerMittel": 43.0}, {"StichtagDatJahr": "2020-01-01T00:00:00", "AlterV20Kurz": "80-99", "AlterV20Sort": 5, "SexCd": 1, "SexKurz": "M", "HerkunftCd": 2, "HerkunftLang": "Ausländer/in", "KreisCd": 7, "KreisLang": "Kreis 7", "AufDauerP25": 27.0, "AufDauerMedian": 44.35, "AufDauerP75": 57.0, "AufDauerMittel": 41.1}, {"StichtagDatJahr": "2020-01-01T00:00:00", "AlterV20Kurz": "80-99", "AlterV20Sort": 5, "SexCd": 1, "SexKurz": "M", "HerkunftCd": 2, "HerkunftLang": "Ausländer/in", "KreisCd": 8, "KreisLang": "Kreis 8", "AufDauerP25": 26.15, "AufDauerMedian": 47.8, "AufDauerP75": 57.6, "AufDauerMittel": 41.2}, {"StichtagDatJahr": "2020-01-01T00:00:00", "AlterV20Kurz": "80-99", "AlterV20Sort": 5, "SexCd": 1, "SexKurz": "M", "HerkunftCd": 2, "HerkunftLang": "Ausländer/in", "KreisCd": 9, "KreisLang": "Kreis 9", "AufDauerP25": 39.9, "AufDauerMedian": 50.8, "AufDauerP75": 57.4, "AufDauerMittel": 46.0}, {"StichtagDatJahr": "2020-01-01T00:00:00", "AlterV20Kurz": "80-99", "AlterV20Sort": 5, "SexCd": 1, "SexKurz": "M", "HerkunftCd": 2, "HerkunftLang": "Ausländer/in", "KreisCd": 10, "KreisLang": "Kreis 10", "AufDauerP25": 29.3, "AufDauerMedian": 50.9, "AufDauerP75": 57.7, "AufDauerMittel": 43.3}, {"StichtagDatJahr": "2020-01-01T00:00:00", "AlterV20Kurz": "80-99", "AlterV20Sort": 5, "SexCd": 1, "SexKurz": "M", "HerkunftCd": 2, "HerkunftLang": "Ausländer/in", "KreisCd": 11, "KreisLang": "Kreis 11", "AufDauerP25": 40.9, "AufDauerMedian": 52.3, "AufDauerP75": 58.2, "AufDauerMittel": 47.3}, {"StichtagDatJahr": "2020-01-01T00:00:00", "AlterV20Kurz": "80-99", "AlterV20Sort": 5, "SexCd": 1, "SexKurz": "M", "HerkunftCd": 2, "HerkunftLang": "Ausländer/in", "KreisCd": 12, "KreisLang": "Kreis 12", "AufDauerP25": 36.8, "AufDauerMedian": 50.85, "AufDauerP75": 57.8, "AufDauerMittel": 45.8}, {"StichtagDatJahr": "2020-01-01T00:00:00", "AlterV20Kurz": "100 u. älter", "AlterV20Sort": 6, "SexCd": 1, "SexKurz": "M", "HerkunftCd": 1, "HerkunftLang": "Schweizer/in", "KreisCd": 3, "KreisLang": "Kreis 3", "AufDauerP25": 58.5, "AufDauerMedian": 69.8, "AufDauerP75": 81.4, "AufDauerMittel": 65.5}, {"StichtagDatJahr": "2020-01-01T00:00:00", "AlterV20Kurz": "100 u. älter", "AlterV20Sort": 6, "SexCd": 1, "SexKurz": "M", "HerkunftCd": 1, "HerkunftLang": "Schweizer/in", "KreisCd": 6, "KreisLang": "Kreis 6", "AufDauerP25": 53.2, "AufDauerMedian": 63.9, "AufDauerP75": 74.9, "AufDauerMittel": 64.0}, {"StichtagDatJahr": "2020-01-01T00:00:00", "AlterV20Kurz": "100 u. älter", "AlterV20Sort": 6, "SexCd": 1, "SexKurz": "M", "HerkunftCd": 1, "HerkunftLang": "Schweizer/in", "KreisCd": 7, "KreisLang": "Kreis 7", "AufDauerP25": 8.7, "AufDauerMedian": 32.45, "AufDauerP75": 56.2, "AufDauerMittel": 32.5}, {"StichtagDatJahr": "2020-01-01T00:00:00", "AlterV20Kurz": "100 u. älter", "AlterV20Sort": 6, "SexCd": 1, "SexKurz": "M", "HerkunftCd": 1, "HerkunftLang": "Schweizer/in", "KreisCd": 8, "KreisLang": "Kreis 8", "AufDauerP25": 33.5, "AufDauerMedian": 33.5, "AufDauerP75": 33.5, "AufDauerMittel": 33.5}, {"StichtagDatJahr": "2020-01-01T00:00:00", "AlterV20Kurz": "100 u. älter", "AlterV20Sort": 6, "SexCd": 1, "SexKurz": "M", "HerkunftCd": 1, "HerkunftLang": "Schweizer/in", "KreisCd": 10, "KreisLang": "Kreis 10", "AufDauerP25": 83.6, "AufDauerMedian": 84.15, "AufDauerP75": 84.7, "AufDauerMittel": 84.2}, {"StichtagDatJahr": "2020-01-01T00:00:00", "AlterV20Kurz": "100 u. älter", "AlterV20Sort": 6, "SexCd": 1, "SexKurz": "M", "HerkunftCd": 1, "HerkunftLang": "Schweizer/in", "KreisCd": 11, "KreisLang": "Kreis 11", "AufDauerP25": 58.9, "AufDauerMedian": 68.85, "AufDauerP75": 78.8, "AufDauerMittel": 68.9}, {"StichtagDatJahr": "2020-01-01T00:00:00", "AlterV20Kurz": "100 u. älter", "AlterV20Sort": 6, "SexCd": 1, "SexKurz": "M", "HerkunftCd": 1, "HerkunftLang": "Schweizer/in", "KreisCd": 12, "KreisLang": "Kreis 12", "AufDauerP25": 72.5, "AufDauerMedian": 87.35, "AufDauerP75": 102.2, "AufDauerMittel": 87.4}]}}
